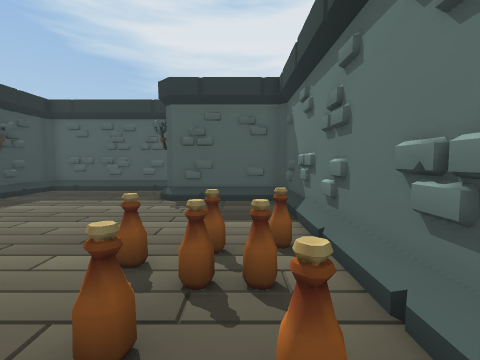
view 1 (above)

12 first-person views from a walk through a 3-D level made in the Unity game engine. The camera is 1.3 m above the floor, tilts 4° down and sees 85° across. The floor is counted in squares, 1 m on a side. Each view is taken from the middle of a square. On the plan, view 1 faces up. The plan holds only what a view shows up to about 13 squares ahead; the rest is blank.

view 2
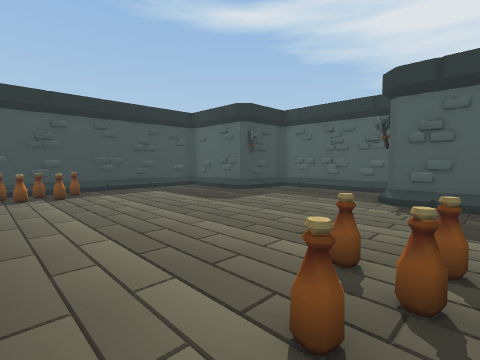

view 3
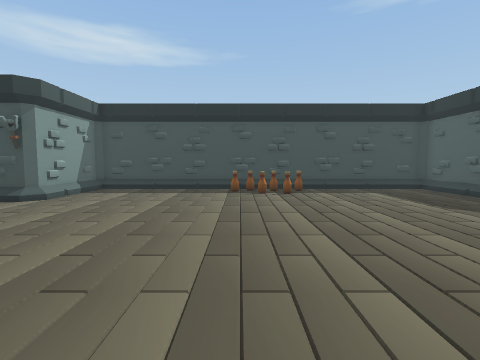

view 4
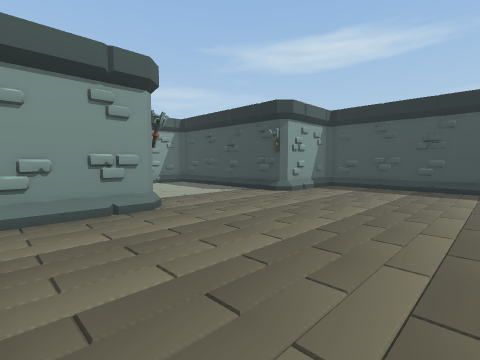

view 5
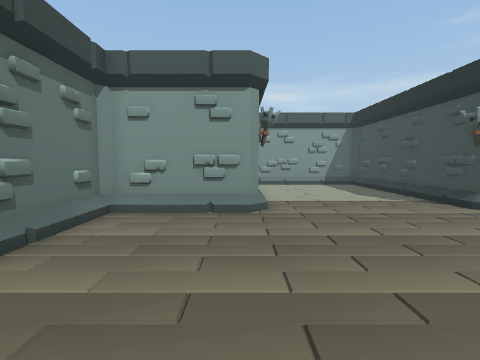

view 6
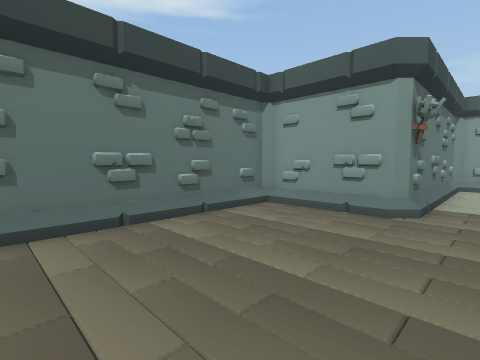

view 7
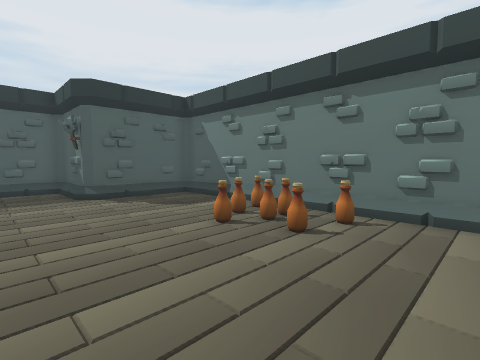

view 8
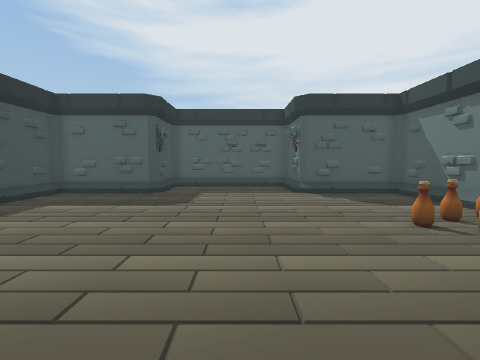

view 9
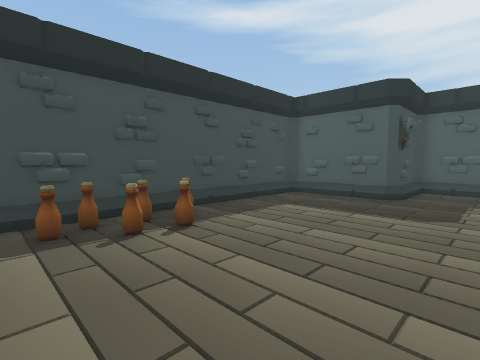

view 10
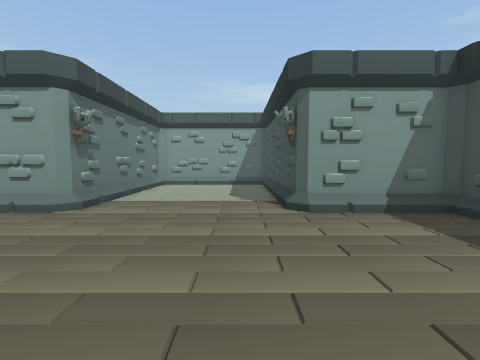

view 11
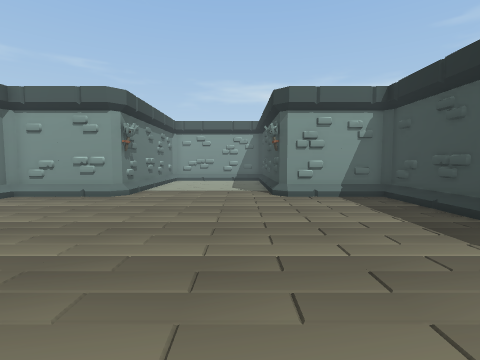

view 12
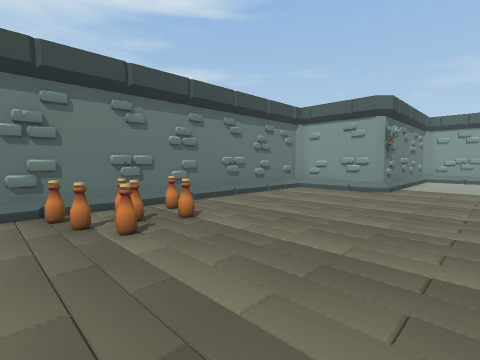

### Floor plan
Key: @ floor where view 1 was taken; # wall or solid block; . floor; / step, stairs or slope; O other object.
Columns run from 13 left of view 1 to 2 right of it. Each row starts with its distance up from view 1.
 12     ########
 11     #......#
 10     #......#
  9 #####O.....#####
  8 #/.............#
  7 #/.............#
  6 #/.............#
  5 #/.............#
  4 #/...........OO#
  3 #/O.........OO##
  2 #//O........O.##
  1 #/O..........O##
  0 #OO..........@/#
 -1 #............./#
 -2 #............./#
 -3 #............./#
 -4 #............./#
 -5 #............./#
 -6 #............./#
 -7 #####O.....#####
 -8     #......#
 -9     # .....#
-10     ##....##
-11      #    ##

Positions as (right, up) in squares from view 1, and headings:
1: (0, 0), facing up
2: (0, 0), facing up-left
3: (0, 0), facing left
4: (1, 0), facing down-left
5: (-2, 0), facing down
6: (-4, 0), facing down-right
7: (-5, -1), facing up-right
8: (-5, -2), facing up
9: (-6, -1), facing up-left
10: (-7, 0), facing down
11: (-7, 3), facing down
12: (-6, 5), facing down-right
